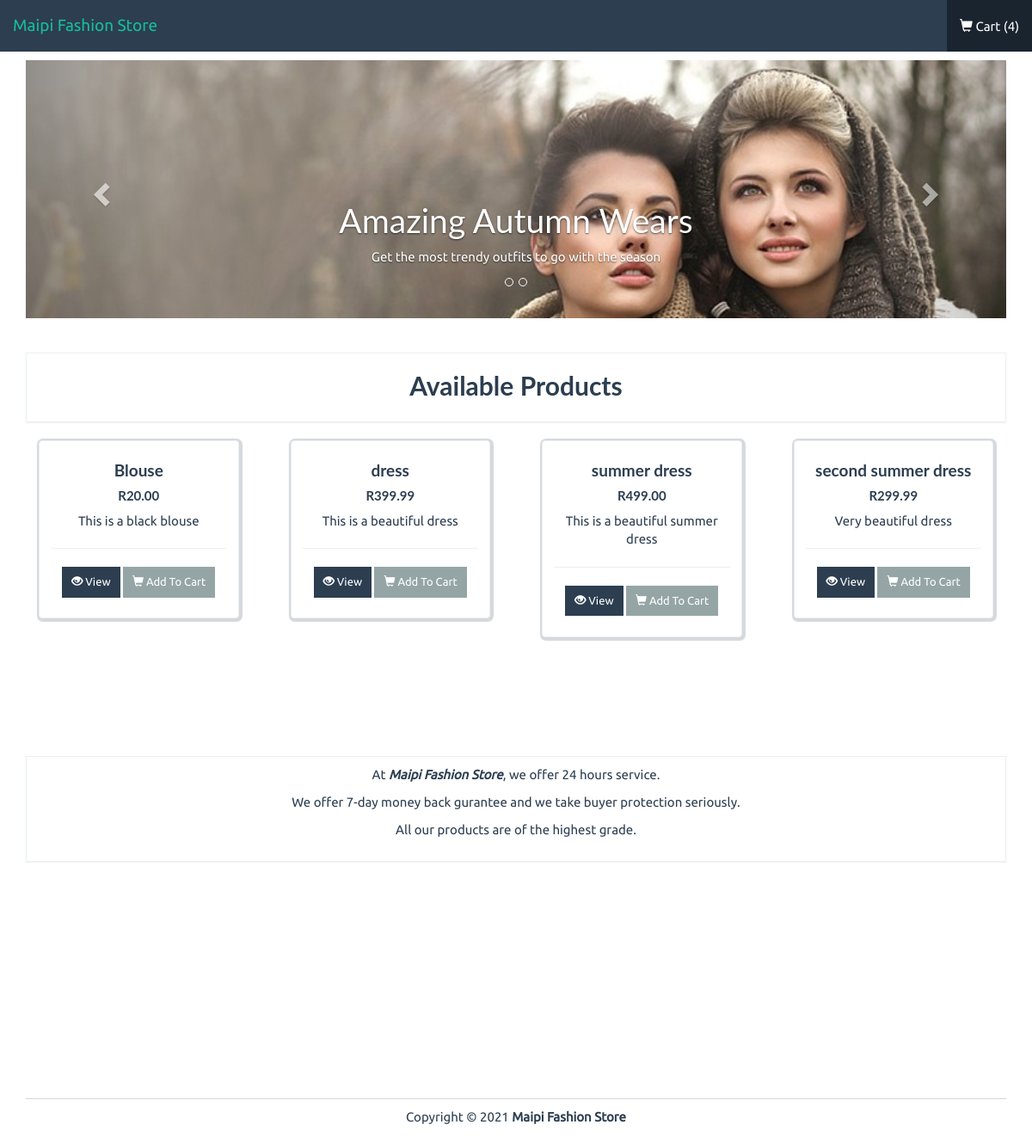
Before: / with the older database file.
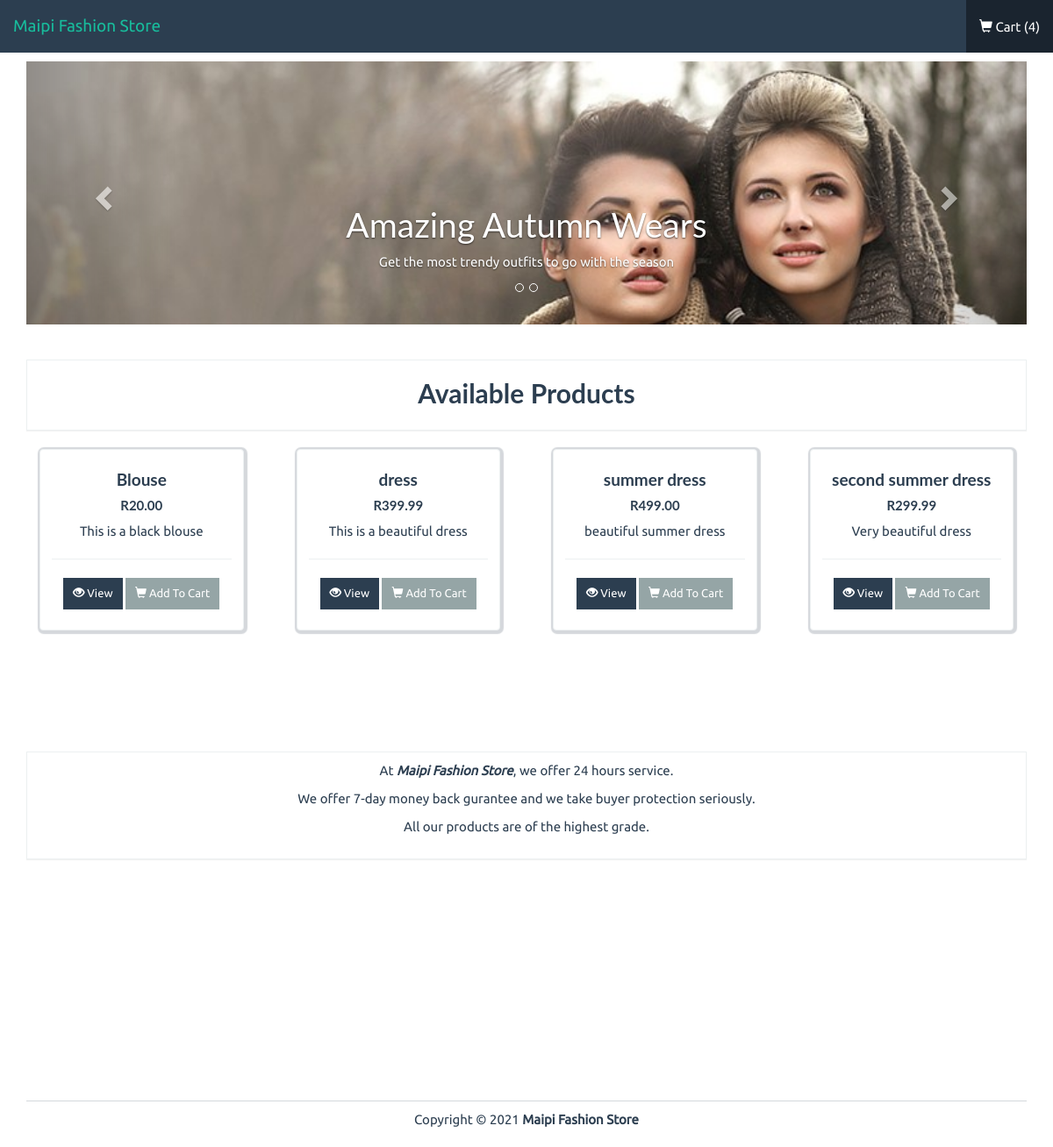
After: the same page with the newer database file.
### app.py (models this page shows)
class Product(db.Model):
    id = db.Column(db.Integer, primary_key=True)
    name = db.Column(db.String(50), unique=True)
    price = db.Column(db.Float)
    stock = db.Column(db.Integer)
    description = db.Column(db.String(255))
    image = db.Column(db.String(100))

### app.py (the view)
@app.route('/')
def index():
    products = Product.query.all()
    return render_template('index.html', products=products)

### templates/index.html (shortened to what this page needs)
{% extends "base.html" %}
{% block body %}
<div class="row">
	<div class="col-lg-12">
		<div id="carousel-id" class="carousel slide" data-ride="carousel">
			<ol class="carousel-indicators">
				<li data-target="#carousel-id" data-slide-to="0" class=""></li>
				<li data-target="#carousel-id" data-slide-to="1" class=""></li>
			</ol>
			<div class="carousel-inner">
				<div class="item active" style="height: 300px;">
					<img alt="First slide" src="{{ url_for('static', filename='imgs/1.jpg') }}" style="width: 100%;">
					<div class="container">
						<div class="carousel-caption">
							<h1>Amazing Autumn Wears</h1>
							<p>
								Get the most trendy outfits to go with the season
							</p>
						</div>
					</div>
				</div>
			</div>
			<a class="left carousel-control" href="#carousel-id" data-slide="prev"><span class="glyphicon glyphicon-chevron-left"></span></a>
			<a class="right carousel-control" href="#carousel-id" data-slide="next"><span class="glyphicon glyphicon-chevron-right"></span></a>
		</div>
	</div>
</div>
</div>
<div class="container" style="margin-top: 40px !important;">
<div class="row">
	<div class="col-lg-12">
		<div class="panel panel-default">
			<div class="panel-body">
				<h4 class="text-center pageTitle">Available Products</h4>
			</div>
		</div>
	</div>
</div>
<div class="row">
	{%for product in products%}
	<div class="col-lg-3">
		<div class="col-xs-12 col-sm-12 col-md-12 col-lg-12">
			<div class="thumbnail">
				<div class="caption text-center">
					<h4 class="bold">{{product.name}}</h4>
					<h5 class="bold">R{{'%0.2f'| format(product.price|float)}}</h5>
					<p>
						{{product.description}}
					</p>
					<hr />
					<p>
						<a href="{{url_for('product',id=product.id)}}" class="btn btn-primary btn-sm">
							<i class="glyphicon glyphicon-eye-open"></i> View
						</a>
						<a href="#" class="btn btn-default btn-sm">
							<i class="glyphicon glyphicon-shopping-cart"></i> Add To Cart
						</a>
					</p>
				</div>
			</div>
		</div>
	</div>
	{% endfor %}
</div>
<br>
<br>
	<br>
	<br>
	<br>
<div class="row pad">
	<div class="col-lg-12">
		<div class="panel panel-default">
			<div class="panel-body text-center">
				<p>At <strong><em>Maipi Fashion Store</em></strong>, we offer 24 hours service.</p>
				<p>We offer 7-day money back gurantee and we take buyer protection seriously.</p>
				<p>All our products are of the highest grade.</p>
			</div>
		</div>
	</div>
</div>
{% endblock %}

Changed rows visible on the page:
changed Product "summer dress": description "This is a beautiful summer dress" → "beautiful summer dress"
